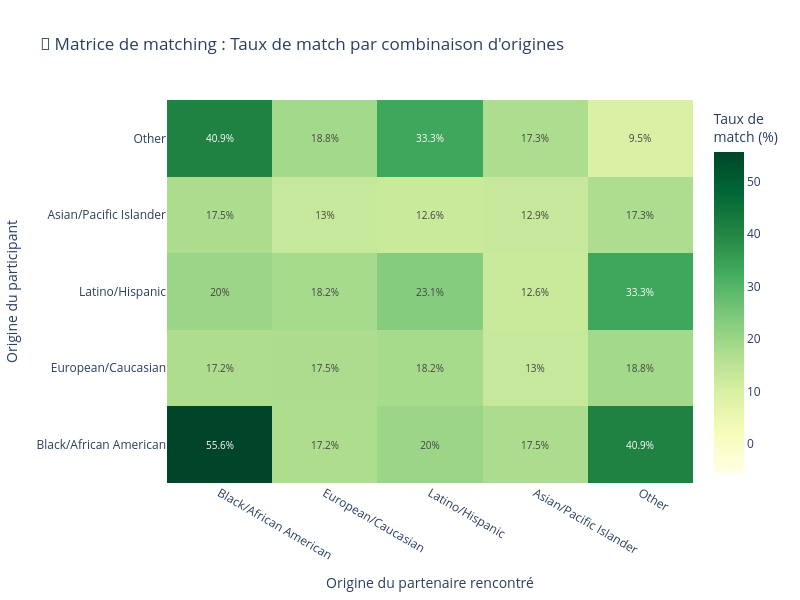

The code cell stored with this chart in its notebook:
### Markdown cell above
## 🎯 4. Matrice de matching : Qui matche avec qui ?

### Code cell
# Créer une matrice race × race_o avec taux de match
df_matrix = df_race.dropna(subset=['race', 'race_o', 'match'])

# Calculer le taux de match pour chaque combinaison
match_matrix = df_matrix.groupby(['race', 'race_o'])['match'].mean().unstack(fill_value=0) * 100

# Renommer les axes avec les labels
match_matrix.index = match_matrix.index.map(race_mapping)
match_matrix.columns = match_matrix.columns.map(race_mapping)

# Visualisation en heatmap
fig = go.Figure(data=go.Heatmap(
    z=match_matrix.values,
    x=match_matrix.columns,
    y=match_matrix.index,
    text=match_matrix.values.round(1),
    texttemplate='%{text}%',
    textfont={"size": 10},
    colorscale='ylgn',
    zmid=25,  # Centre l'échelle sur 50%
    colorbar=dict(title="Taux de<br>match (%)")
))

fig.update_layout(
    title='🎯 Matrice de matching : Taux de match par combinaison d\'origines',
    xaxis_title='Origine du partenaire rencontré',
    yaxis_title='Origine du participant',
    height=600,
    width=800
)

fig.show()

print("\n📊 Taux de match (en %) selon les combinaisons d'origines :")
print(match_matrix.round(1))

### Figure 1 — Plotly figure (JSON) as saved in the notebook; plotly's stock layout.template omitted (floating-point values rounded to 4 significant figures)
{"data": [{"colorbar": {"title": {"text": "Taux de<br>match (%)"}}, "colorscale": [[0, "rgb(255,255,229)"], [0.125, "rgb(247,252,185)"], [0.25, "rgb(217,240,163)"], [0.375, "rgb(173,221,142)"], [0.5, "rgb(120,198,121)"], [0.625, "rgb(65,171,93)"], [0.75, "rgb(35,132,67)"], [0.875, "rgb(0,104,55)"], [1, "rgb(0,69,41)"]], "text": [[55.6, 17.2, 20.0, 17.5, 40.9], [17.2, 17.5, 18.2, 13.0, 18.8], [20.0, 18.2, 23.1, 12.6, 33.3], [17.5, 13.0, 12.6, 12.9, 17.3], [40.9, 18.8, 33.3, 17.3, 9.5]], "textfont": {"size": 10}, "texttemplate": "%{text}%", "type": "heatmap", "x": ["Black/African American", "European/Caucasian", "Latino/Hispanic", "Asian/Pacific Islander", "Other"], "y": ["Black/African American", "European/Caucasian", "Latino/Hispanic", "Asian/Pacific Islander", "Other"], "z": [[55.56, 17.23, 20.0, 17.48, 40.91], [17.23, 17.55, 18.18, 13.02, 18.82], [20.0, 18.18, 23.08, 12.58, 33.33], [17.48, 13.02, 12.58, 12.92, 17.29], [40.91, 18.82, 33.33, 17.29, 9.524]], "zmid": 25}], "layout": {"height": 600, "title": {"text": "🎯 Matrice de matching : Taux de match par combinaison d'origines"}, "width": 800, "xaxis": {"title": {"text": "Origine du partenaire rencontré"}}, "yaxis": {"title": {"text": "Origine du participant"}}}}
